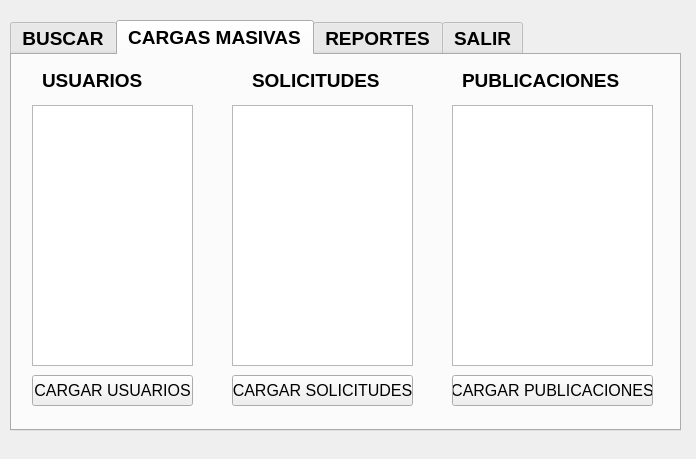
<?xml version="1.0" encoding="UTF-8"?>
<ui version="4.0">
 <class>mainadmin</class>
 <widget class="QDialog" name="mainadmin">
  <property name="geometry">
   <rect>
    <x>0</x>
    <y>0</y>
    <width>696</width>
    <height>459</height>
   </rect>
  </property>
  <property name="windowTitle">
   <string>Dialog</string>
  </property>
  <widget class="QTabWidget" name="ADMINISTRADOR">
   <property name="geometry">
    <rect>
     <x>10</x>
     <y>20</y>
     <width>671</width>
     <height>411</height>
    </rect>
   </property>
   <property name="font">
    <font>
     <pointsize>14</pointsize>
     <bold>true</bold>
    </font>
   </property>
   <property name="toolTip">
    <string>&lt;html&gt;&lt;head/&gt;&lt;body&gt;&lt;p&gt;&lt;br/&gt;&lt;/p&gt;&lt;/body&gt;&lt;/html&gt;</string>
   </property>
   <property name="currentIndex">
    <number>1</number>
   </property>
   <widget class="QWidget" name="tab">
    <attribute name="title">
     <string>BUSCAR</string>
    </attribute>
    <widget class="QPushButton" name="BuscarA_2">
     <property name="geometry">
      <rect>
       <x>10</x>
       <y>20</y>
       <width>71</width>
       <height>31</height>
      </rect>
     </property>
     <property name="font">
      <font>
       <pointsize>12</pointsize>
       <bold>false</bold>
      </font>
     </property>
     <property name="text">
      <string>Buscar</string>
     </property>
    </widget>
    <widget class="QLineEdit" name="BuscarA">
     <property name="geometry">
      <rect>
       <x>90</x>
       <y>20</y>
       <width>221</width>
       <height>31</height>
      </rect>
     </property>
     <property name="font">
      <font>
       <pointsize>14</pointsize>
       <bold>false</bold>
      </font>
     </property>
     <property name="toolTip">
      <string>&lt;html&gt;&lt;head/&gt;&lt;body&gt;&lt;p&gt;Ingrese su correo&lt;/p&gt;&lt;/body&gt;&lt;/html&gt;</string>
     </property>
     <property name="text">
      <string/>
     </property>
    </widget>
    <widget class="QLabel" name="orden">
     <property name="geometry">
      <rect>
       <x>350</x>
       <y>20</y>
       <width>71</width>
       <height>31</height>
      </rect>
     </property>
     <property name="font">
      <font>
       <pointsize>14</pointsize>
       <bold>false</bold>
      </font>
     </property>
     <property name="text">
      <string>Orden</string>
     </property>
    </widget>
    <widget class="QListWidget" name="OrdenB">
     <property name="geometry">
      <rect>
       <x>420</x>
       <y>20</y>
       <width>151</width>
       <height>31</height>
      </rect>
     </property>
    </widget>
    <widget class="QPushButton" name="AplicarA">
     <property name="geometry">
      <rect>
       <x>580</x>
       <y>20</y>
       <width>71</width>
       <height>31</height>
      </rect>
     </property>
     <property name="font">
      <font>
       <pointsize>12</pointsize>
       <bold>false</bold>
      </font>
     </property>
     <property name="text">
      <string>Aplicar</string>
     </property>
    </widget>
   </widget>
   <widget class="QWidget" name="tab_2">
    <attribute name="title">
     <string>CARGAS MASIVAS</string>
    </attribute>
    <widget class="QPushButton" name="CargaUsuarios">
     <property name="geometry">
      <rect>
       <x>20</x>
       <y>320</y>
       <width>161</width>
       <height>31</height>
      </rect>
     </property>
     <property name="font">
      <font>
       <pointsize>12</pointsize>
       <bold>false</bold>
      </font>
     </property>
     <property name="text">
      <string>CARGAR USUARIOS</string>
     </property>
    </widget>
    <widget class="QLabel" name="solicitudes">
     <property name="geometry">
      <rect>
       <x>240</x>
       <y>10</y>
       <width>131</width>
       <height>31</height>
      </rect>
     </property>
     <property name="text">
      <string>SOLICITUDES</string>
     </property>
    </widget>
    <widget class="QLabel" name="publicaciones">
     <property name="geometry">
      <rect>
       <x>450</x>
       <y>10</y>
       <width>161</width>
       <height>31</height>
      </rect>
     </property>
     <property name="text">
      <string>PUBLICACIONES</string>
     </property>
    </widget>
    <widget class="QPushButton" name="CargaSoli">
     <property name="geometry">
      <rect>
       <x>220</x>
       <y>320</y>
       <width>181</width>
       <height>31</height>
      </rect>
     </property>
     <property name="font">
      <font>
       <pointsize>12</pointsize>
       <bold>false</bold>
      </font>
     </property>
     <property name="text">
      <string>CARGAR SOLICITUDES</string>
     </property>
    </widget>
    <widget class="QPushButton" name="CargaPubli">
     <property name="geometry">
      <rect>
       <x>440</x>
       <y>320</y>
       <width>201</width>
       <height>31</height>
      </rect>
     </property>
     <property name="font">
      <font>
       <pointsize>12</pointsize>
       <bold>false</bold>
      </font>
     </property>
     <property name="text">
      <string>CARGAR PUBLICACIONES</string>
     </property>
    </widget>
    <widget class="QLabel" name="usuarios">
     <property name="geometry">
      <rect>
       <x>30</x>
       <y>10</y>
       <width>101</width>
       <height>31</height>
      </rect>
     </property>
     <property name="text">
      <string>USUARIOS</string>
     </property>
    </widget>
    <widget class="QPlainTextEdit" name="cargaUsuarios">
     <property name="geometry">
      <rect>
       <x>20</x>
       <y>50</y>
       <width>161</width>
       <height>261</height>
      </rect>
     </property>
     <property name="font">
      <font>
       <pointsize>10</pointsize>
       <bold>false</bold>
      </font>
     </property>
     <property name="plainText">
      <string/>
     </property>
    </widget>
    <widget class="QPlainTextEdit" name="plainTextEdit_2">
     <property name="geometry">
      <rect>
       <x>220</x>
       <y>50</y>
       <width>181</width>
       <height>261</height>
      </rect>
     </property>
    </widget>
    <widget class="QPlainTextEdit" name="plainTextEdit_4">
     <property name="geometry">
      <rect>
       <x>440</x>
       <y>50</y>
       <width>201</width>
       <height>261</height>
      </rect>
     </property>
    </widget>
   </widget>
   <widget class="QWidget" name="tab_3">
    <attribute name="title">
     <string>REPORTES</string>
    </attribute>
    <widget class="QLabel" name="arbolU">
     <property name="geometry">
      <rect>
       <x>40</x>
       <y>30</y>
       <width>171</width>
       <height>31</height>
      </rect>
     </property>
     <property name="text">
      <string>Arbol de usuarios</string>
     </property>
    </widget>
    <widget class="QLabel" name="listaP">
     <property name="geometry">
      <rect>
       <x>420</x>
       <y>30</y>
       <width>201</width>
       <height>31</height>
      </rect>
     </property>
     <property name="text">
      <string>Lista de publicaciones</string>
     </property>
    </widget>
    <widget class="QPushButton" name="generarReportes">
     <property name="geometry">
      <rect>
       <x>230</x>
       <y>310</y>
       <width>181</width>
       <height>31</height>
      </rect>
     </property>
     <property name="font">
      <font>
       <pointsize>12</pointsize>
       <bold>false</bold>
      </font>
     </property>
     <property name="styleSheet">
      <string notr="true">border-bottom-color: qconicalgradient(cx:0, cy:0, angle:135, stop:0 rgba(255, 255, 0, 69), stop:0.375 rgba(255, 255, 0, 69), stop:0.423533 rgba(251, 255, 0, 145), stop:0.45 rgba(247, 255, 0, 208), stop:0.477581 rgba(255, 244, 71, 130), stop:0.518717 rgba(255, 218, 71, 130), stop:0.55 rgba(255, 255, 0, 255), stop:0.57754 rgba(255, 203, 0, 130), stop:0.625 rgba(255, 255, 0, 69), stop:1 rgba(255, 255, 0, 69));</string>
     </property>
     <property name="text">
      <string>GENERAR REPORTES</string>
     </property>
    </widget>
   </widget>
   <widget class="QWidget" name="salir">
    <attribute name="title">
     <string>SALIR</string>
    </attribute>
    <widget class="QPushButton" name="salirAdmin">
     <property name="geometry">
      <rect>
       <x>130</x>
       <y>90</y>
       <width>391</width>
       <height>61</height>
      </rect>
     </property>
     <property name="font">
      <font>
       <pointsize>14</pointsize>
       <bold>true</bold>
      </font>
     </property>
     <property name="styleSheet">
      <string notr="true">border-top-color: qlineargradient(spread:pad, x1:0, y1:0, x2:0, y2:1, stop:0 rgba(0, 0, 0, 255), stop:0.33 rgba(0, 0, 0, 255), stop:0.34 rgba(255, 30, 30, 255), stop:0.66 rgba(255, 0, 0, 255), stop:0.67 rgba(255, 255, 0, 255), stop:1 rgba(255, 255, 0, 255));
</string>
     </property>
     <property name="text">
      <string>SALIR DEL MODULO ADMINISTRADOR </string>
     </property>
    </widget>
   </widget>
  </widget>
 </widget>
 <resources/>
 <connections/>
</ui>
